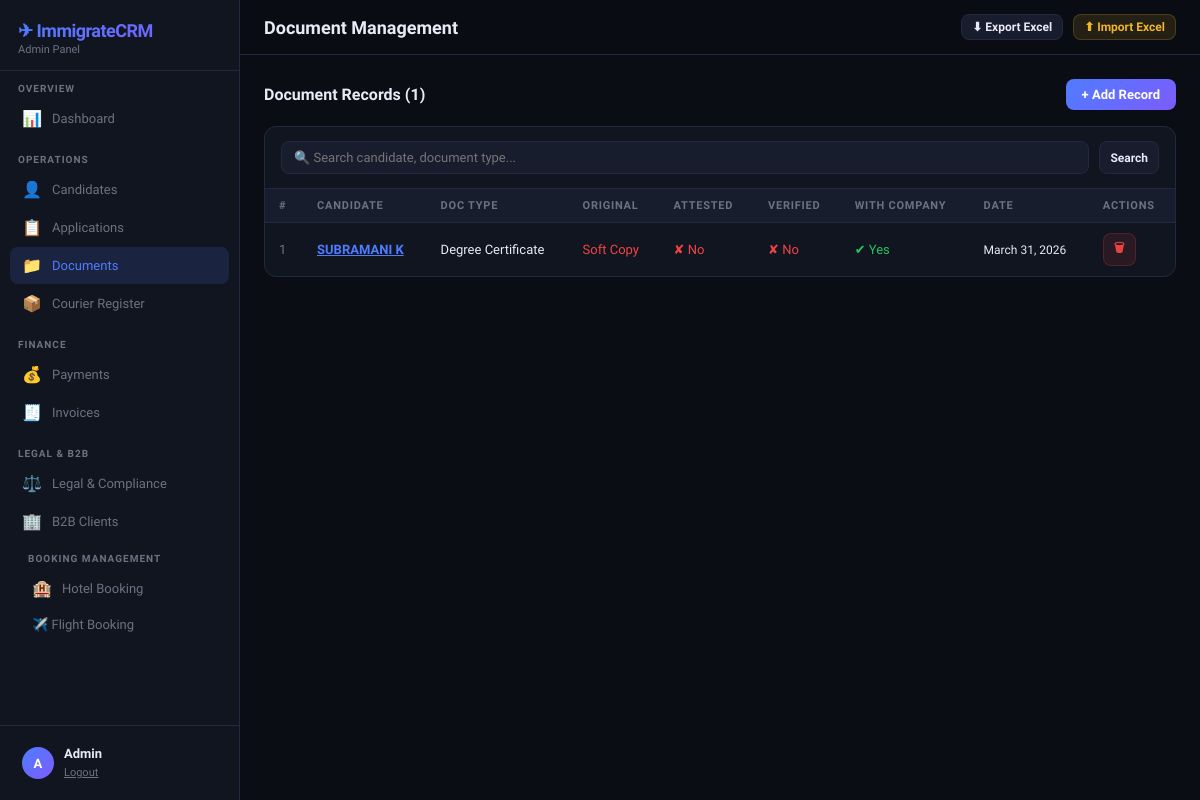
Page /documents/ (signed in) on the committed database.
### crm/models.py (models this page shows, shortened)
class Document(models.Model):
    DOC_TYPES = [('Passport','Passport'),('Aadhaar','Aadhaar'),('PAN','PAN'),
                 ('Degree Certificate','Degree Certificate'),('School Certificate','School Certificate'),
                 ('Experience Letter','Experience Letter'),('Medical Certificate','Medical Certificate'),
                 ('Other','Other')]
    candidate = models.ForeignKey(Candidate, on_delete=models.CASCADE, related_name='documents')
    doc_type = models.CharField(max_length=50, choices=DOC_TYPES)
    is_original = models.BooleanField(default=False)
    is_attested = models.BooleanField(default=False)
    is_verified = models.BooleanField(default=False)
    with_company = models.BooleanField(default=False)
    notes = models.TextField(blank=True)
    date_added = models.DateField(auto_now_add=True)
    class Meta:
        ordering = ['-date_added']

class Candidate(models.Model):
    CANDIDATE_TYPE = [('New','New'),('Renewal','Renewal'),('Repeat','Repeat')]
    STATUS_CHOICES = [
        ('New','New'),('Documents Pending','Documents Pending'),
        ('Processing','Processing'),('Visa Applied','Visa Applied'),
        ('Approved','Approved'),('Ticket Booked','Ticket Booked'),
        ('Boarded','Boarded'),('Cancelled','Cancelled'),('Refunded','Refunded'),
    ]
    MEDICAL_CHOICES = [('Pending','Pending'),('Fit','Fit'),('Unfit','Unfit'),
                       ('Awaiting Report','Awaiting Report'),('Done','Done')]
    VISA_CHOICES = [('Not Applied','Not Applied'),('Applied','Applied'),
                    ('Approved','Approved'),('Rejected','Rejected'),('On Hold','On Hold')]
    TICKET_CHOICES = [('Not Booked','Not Booked'),('Booked','Booked'),
                      ('Confirmed','Confirmed'),('Cancelled','Cancelled')]
    RESUME_CHOICES = [('Not Received','Not Received'),('Received','Received'),('Uploaded','Uploaded')]
    PASSPORT_COPY_CHOICES = [('Not Received','Not Received'),('Soft Copy','Soft Copy'),
                             ('Original','Original'),('Both','Both')]
    OFFER_LETTER_CHOICES = [('Not Received','Not Received'),('Received','Received'),
                            ('Signed','Signed'),('Sent to Candidate','Sent to Candidate')]
    name = models.CharField(max_length=200)
    phone = models.CharField(max_length=20)
    passport_number = models.CharField(max_length=50, blank=True)
    country = models.CharField(max_length=100, blank=True)
    position = models.CharField(max_length=200, blank=True)
    experience = models.CharField(max_length=100, blank=True)
    status = models.CharField(max_length=30, choices=STATUS_CHOICES, default='New')
    medical_status = models.CharField(max_length=30, choices=MEDICAL_CHOICES, default='Pending')
    visa_status = models.CharField(max_length=30, choices=VISA_CHOICES, default='Not Applied')
    ticket_status = models.CharField(max_length=30, choices=TICKET_CHOICES, default='Not Booked')
    payment = models.DecimalField(max_digits=12, decimal_places=2, default=0)
    resume_status = models.CharField(max_length=30, choices=RESUME_CHOICES, default='Not Received')
    resume_file = models.FileField(upload_to='resumes/', blank=True, null=True)
    passport_copy_status = models.CharField(max_length=30, choices=PASSPORT_COPY_CHOICES, default='Not Received')
    passport_copy_file = models.FileField(upload_to='passports/', blank=True, null=True)
    offer_letter_status = models.CharField(max_length=30, choices=OFFER_LETTER_CHOICES, default='Not Received')
    offer_letter_file = models.FileField(upload_to='offer_letters/', blank=True, null=True)
    travel_date = models.DateField(null=True, blank=True)
    reference = models.CharField(max_length=200, blank=True)
    remarks = models.TextField(blank=True)
    followup_date = models.DateField(null=True, blank=True)
    staff_name = models.CharField(max_length=100, blank=True)
    registration_date = models.DateField(null=True, blank=True)
    candidate_type = models.CharField(max_length=20, choices=CANDIDATE_TYPE, default='New')
    created_at = models.DateTimeField(auto_now_add=True)
    updated_at = models.DateTimeField(auto_now=True)
    class Meta:
        ordering = ['-created_at']

### crm/views.py (the view)
# urls.py: path('documents/', views.documents, name='documents'),
@login_required
def documents(request):
    q = request.GET.get('q','')
    qs = Document.objects.select_related('candidate').all()
    if q:
        qs = qs.filter(Q(candidate__name__icontains=q)|Q(doc_type__icontains=q))
    form = DocumentForm()
    return render(request, 'crm/documents.html', {'documents': qs, 'form': form, 'q': q, 'page': 'documents'})

### crm/forms.py
class DocumentForm(forms.ModelForm):
    class Meta:
        model = Document
        fields = ['candidate','doc_type','is_original','is_attested','is_verified','with_company','notes']
        widgets = {'notes': forms.Textarea(attrs={'rows':2})}
    def __init__(self, *args, **kwargs):
        super().__init__(*args, **kwargs)
        for field in self.fields.values():
            field.required = False
        self.fields['candidate'].required = True

### crm/templates/crm/documents.html (shortened to what this page needs)
{% extends 'crm/base.html' %}
{% block page_title %}Document Management{% endblock %}
{% block content %}
<div class="section-header">
  <div class="section-title">Document Records ({{ documents|length }})</div>
  <button class="btn btn-primary" onclick="document.getElementById('addDocModal').style.display='flex'">+ Add Record</button>
</div>
<div class="table-card">
  <div class="table-toolbar">
    <form method="get" style="display:flex;gap:10px;flex:1;">
      <input class="search-input" name="q" value="{{ q }}" placeholder="🔍 Search candidate, document type...">
      <button type="submit" class="btn btn-secondary btn-sm">Search</button>
    </form>
  </div>
  <div class="table-responsive">
    <table>
      <thead>
        <tr><th>#</th><th>Candidate</th><th>Doc Type</th><th>Original</th><th>Attested</th><th>Verified</th><th>With Company</th><th>Date</th><th>Actions</th></tr>
      </thead>
      <tbody>
        {% for d in documents %}
        <tr>
          <td class="text-muted">{{ forloop.counter }}</td>
          <td><a href="{% url 'candidate_view' d.candidate.pk %}" style="color:var(--accent);font-weight:600;">{{ d.candidate.name }}</a></td>
          <td>{{ d.doc_type }}</td>
          <td>{% if d.is_original %}<span class="yes-badge">✔ Original</span>{% else %}<span class="no-badge">Soft Copy</span>{% endif %}</td>
          <td>{% if d.is_attested %}<span class="yes-badge">✔ Yes</span>{% else %}<span class="no-badge">✘ No</span>{% endif %}</td>
          <td>{% if d.is_verified %}<span class="yes-badge">✔ Yes</span>{% else %}<span class="no-badge">✘ No</span>{% endif %}</td>
          <td>{% if d.with_company %}<span class="yes-badge">✔ Yes</span>{% else %}<span class="no-badge">✘ No</span>{% endif %}</td>
          <td style="font-size:12px;">{{ d.date_added }}</td>
          <td><a href="{% url 'document_delete' d.pk %}" class="btn btn-danger btn-sm"
               onclick="return confirm('Delete?')">🗑</a></td>
        </tr>
        {% empty %}
        <tr><td colspan="9"><div class="empty-state"><div class="empty-icon">📁</div><p>No document records yet.</p></div></td></tr>
        {% endfor %}
      </tbody>
    </table>
  </div>
</div>
{% endblock %}

### crm/templates/crm/base.html (shortened to what this page needs)
{% load static %}
<!DOCTYPE html>
<html lang="en">
<head>
<link rel="stylesheet" href="{% static 'crm/css/style.css' %}">
</head>
<body>
<div class="app-shell">
  <div class="sidebar">
    <div class="sidebar-header">
      <div class="sidebar-brand">✈ ImmigrateCRM</div>
      <div class="sidebar-role">{{ request.user.username|title }} Panel</div>
    </div>
    <div class="nav-section">
      <div class="nav-label">Overview</div>
      <a href="{% url 'dashboard' %}" class="nav-item {% if page == 'dashboard' %}active{% endif %}">
        <span class="nav-icon">📊</span>Dashboard
      </a>
    </div>
    <div class="nav-section">
      <div class="nav-label">Operations</div>
      <a href="{% url 'candidates' %}" class="nav-item {% if page == 'candidates' %}active{% endif %}">
        <span class="nav-icon">👤</span>Candidates
      </a>
      <a href="{% url 'applications' %}" class="nav-item {% if page == 'applications' %}active{% endif %}">
        <span class="nav-icon">📋</span>Applications
      </a>
      <a href="{% url 'documents' %}" class="nav-item {% if page == 'documents' %}active{% endif %}">
        <span class="nav-icon">📁</span>Documents
      </a>
      <a href="{% url 'courier' %}" class="nav-item {% if page == 'courier' %}active{% endif %}">
        <span class="nav-icon">📦</span>Courier Register
      </a>
    </div>
    <div class="nav-section">
      <div class="nav-label">Finance</div>
      <a href="{% url 'payments' %}" class="nav-item {% if page == 'payments' %}active{% endif %}">
        <span class="nav-icon">💰</span>Payments
      </a>
      <a href="{% url 'invoices' %}" class="nav-item {% if page == 'invoices' %}active{% endif %}">
        <span class="nav-icon">🧾</span>Invoices
      </a>
    </div>
    <div class="nav-section">
      <div class="nav-label">Legal & B2B</div>
      <a href="{% url 'legal' %}" class="nav-item {% if page == 'legal' %}active{% endif %}">
        <span class="nav-icon">⚖️</span>Legal & Compliance
      </a>
      <a href="{% url 'b2b' %}" class="nav-item {% if page == 'b2b' %}active{% endif %}">
        <span class="nav-icon">🏢</span>B2B Clients
      </a>
    <div class="nav-section">
<div class="nav-label">
Booking Management
</div>
<a href="{% url 'hotel' %}"
class="nav-item {% if page == 'hotel' %}active{% endif %}">
<span class="nav-icon">
🏨
</span>
Hotel Booking
</a>
<a href="{% url 'flight' %}"
class="nav-item sub">
✈️ Flight Booking
</a>
</div>
    </div>
    <div class="sidebar-footer">
      <div class="user-info">
        <div class="user-avatar">{{ request.user.username|slice:":1"|upper }}</div>
        <div>
          <div class="user-name">{{ request.user.username|title }}</div>
          <a href="{% url 'logout' %}" style="font-size:11px;color:var(--muted);">Logout</a>
        </div>
      </div>
    </div>
  </div>
  <div class="main-content">
    <div class="topbar">
      <div class="topbar-title">{% block page_title %}Dashboard{% endblock %}</div>
      <div class="topbar-actions">
        <a href="{% url 'export_excel' %}" class="btn btn-secondary btn-sm">⬇ Export Excel</a>
        <form method="post" action="{% url 'import_excel' %}" enctype="multipart/form-data" style="display:inline">
          <label class="btn btn-warning btn-sm" style="cursor:pointer">
            ⬆ Import Excel
          </label>
        </form>
      </div>
    </div>
    <div class="page-content">
      {% block content %}{% endblock %}
    </div>
  </div>
</div>
</body>
</html>

### crm/static/crm/css/style.css (style rules this page uses)
:root { --bg: #0a0d14; --surface: #111520; --surface2: #181d2e; --border: #232840; --accent: #4f7cff; --accent2: #7c5cfc; --gold: #f0b429; --green: #22c55e; --red: #ef4444; --amber: #f59e0b; --text: #e8eaf6; --muted: #6b7280; --radius: 12px; --shadow: 0 8px 32px rgba(0,0,0,0.4); }
* { margin:0;padding:0;box-sizing:border-box; }
body { font-family:'Sora',sans-serif;background:var(--bg);color:var(--text);min-height:100vh; }
.btn { padding:8px 16px;border-radius:8px;border:none;font-family:'Sora',sans-serif; font-size:13px;font-weight:600;cursor:pointer;transition:all .15s; display:inline-flex;align-items:center;gap:6px;text-decoration:none; }
.btn-sm { padding:5px 10px;font-size:12px; }
.btn-primary { background:linear-gradient(135deg,var(--accent),var(--accent2));color:#fff; }
.btn-secondary { background:var(--surface2);color:var(--text);border:1px solid var(--border); }
.btn-danger { background:rgba(239,68,68,.1);color:var(--red);border:1px solid rgba(239,68,68,.2); }
.btn-warning { background:rgba(240,180,41,.12);color:var(--gold);border:1px solid rgba(240,180,41,.2); }
.app-shell { display:flex;height:100vh;overflow:hidden; }
.sidebar { width:240px;min-width:240px;background:var(--surface);border-right:1px solid var(--border); display:flex;flex-direction:column;overflow-y:auto; }
.sidebar-header { padding:20px 18px 14px;border-bottom:1px solid var(--border); }
.sidebar-brand { font-size:18px;font-weight:800;letter-spacing:-.5px; background:linear-gradient(135deg,#4f7cff,#7c5cfc);-webkit-background-clip:text;-webkit-text-fill-color:transparent; }
.sidebar-role { font-size:11px;color:var(--muted);margin-top:2px; }
.nav-section { padding:12px 10px 4px; }
.nav-label { font-size:10px;font-weight:700;color:var(--muted);letter-spacing:.1em;text-transform:uppercase;padding:0 8px 6px; }
.nav-item { display:flex;align-items:center;gap:10px;padding:9px 12px;border-radius:8px; cursor:pointer;font-size:13px;font-weight:500;color:var(--muted); transition:all .15s;margin-bottom:1px;text-decoration:none; }
.nav-item.active { background:rgba(79,124,255,.15);color:var(--accent); }
.nav-item .nav-icon { font-size:16px;width:20px;text-align:center; }
.sidebar-footer { margin-top:auto;padding:12px 10px;border-top:1px solid var(--border); }
.user-info { display:flex;align-items:center;gap:10px;padding:8px 12px; }
.user-avatar { width:32px;height:32px;background:linear-gradient(135deg,var(--accent),var(--accent2)); border-radius:50%;display:flex;align-items:center;justify-content:center;font-size:13px;font-weight:700;color:#fff; }
.user-name { font-size:13px;font-weight:600; }
.main-content { flex:1;overflow-y:auto;background:var(--bg); }
.topbar { position:sticky;top:0;z-index:10;background:rgba(10,13,20,.95); backdrop-filter:blur(10px);border-bottom:1px solid var(--border); padding:14px 24px;display:flex;align-items:center;justify-content:space-between; }
.topbar-title { font-size:18px;font-weight:700; }
.topbar-actions { display:flex;gap:10px;align-items:center; }
.page-content { padding:24px; }
.section-header { display:flex;align-items:center;justify-content:space-between;margin-bottom:16px; }
.section-title { font-size:16px;font-weight:700; }
.table-card { background:var(--surface);border:1px solid var(--border);border-radius:var(--radius);overflow:hidden; }
.table-toolbar { padding:14px 16px;display:flex;gap:10px;align-items:center;border-bottom:1px solid var(--border);flex-wrap:wrap; }
.search-input { flex:1;min-width:200px;background:var(--surface2);border:1px solid var(--border); border-radius:8px;padding:8px 12px;color:var(--text);font-family:'Sora',sans-serif;font-size:13px;outline:none; }
.table-responsive { overflow-x:auto; }
table { width:100%;border-collapse:collapse; }
th { background:var(--surface2);font-size:11px;font-weight:700;color:var(--muted); text-transform:uppercase;letter-spacing:.07em;padding:10px 14px;text-align:left; border-bottom:1px solid var(--border);white-space:nowrap; }
td { padding:10px 14px;font-size:13px;border-bottom:1px solid rgba(35,40,64,.5);vertical-align:middle; }
tr:last-child td { border-bottom:none; }
.yes-badge { color:var(--green); }
.no-badge { color:var(--red); }
.text-muted { color:var(--muted); }

### rows in the picture
Document: candidate.name "SUBRAMANI K", doc_type "Degree Certificate", is_original "Soft Copy", is_attested "✘ No", is_verified "✘ No", with_company "✔ Yes", date_added "March 31, 2026"

### other values in the picture
{{ request.user.username|title }} "Admin"
{{ request.user.username|slice:":1"|upper }} "A"
{{ documents|length }} "1"
